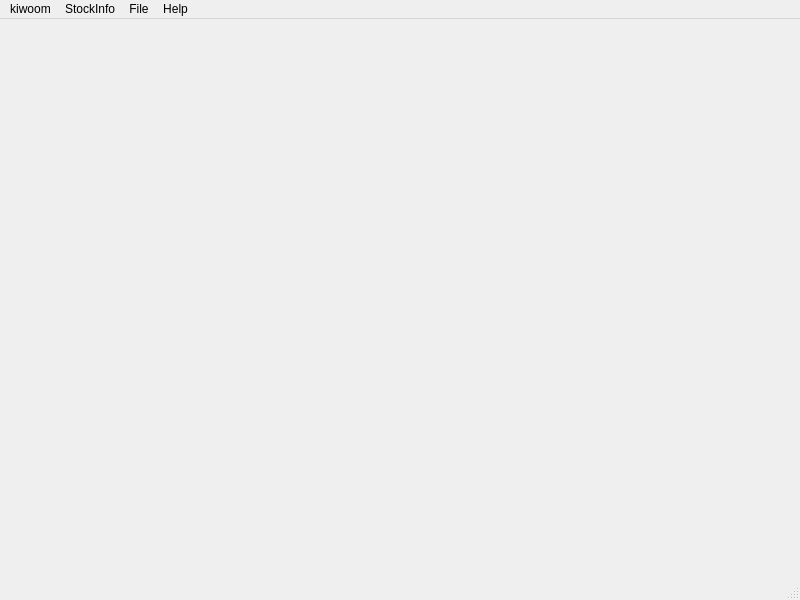
<?xml version="1.0" encoding="UTF-8"?>
<ui version="4.0">
 <class>MainWindow</class>
 <widget class="QMainWindow" name="MainWindow">
  <property name="geometry">
   <rect>
    <x>0</x>
    <y>0</y>
    <width>800</width>
    <height>600</height>
   </rect>
  </property>
  <property name="windowTitle">
   <string>MainWindow</string>
  </property>
  <widget class="QWidget" name="centralwidget"/>
  <widget class="QMenuBar" name="menubar">
   <property name="geometry">
    <rect>
     <x>0</x>
     <y>0</y>
     <width>800</width>
     <height>21</height>
    </rect>
   </property>
   <widget class="QMenu" name="menutype">
    <property name="title">
     <string>kiwoom</string>
    </property>
    <addaction name="action"/>
    <addaction name="separator"/>
    <addaction name="action_3"/>
    <addaction name="action_4"/>
    <addaction name="action_5"/>
    <addaction name="action_6"/>
    <addaction name="action_7"/>
   </widget>
   <widget class="QMenu" name="menuStockInfo">
    <property name="title">
     <string>StockInfo</string>
    </property>
    <addaction name="action_8"/>
    <addaction name="action_9"/>
   </widget>
   <widget class="QMenu" name="menuFile">
    <property name="title">
     <string>File</string>
    </property>
    <addaction name="actionExit"/>
    <addaction name="actionnewWindow"/>
   </widget>
   <widget class="QMenu" name="menuHelp">
    <property name="title">
     <string>Help</string>
    </property>
    <addaction name="actionPlatform"/>
   </widget>
   <addaction name="menutype"/>
   <addaction name="menuStockInfo"/>
   <addaction name="menuFile"/>
   <addaction name="menuHelp"/>
  </widget>
  <widget class="QStatusBar" name="statusbar"/>
  <action name="action">
   <property name="text">
    <string>접속하기</string>
   </property>
  </action>
  <action name="action_3">
   <property name="text">
    <string>접속상태</string>
   </property>
  </action>
  <action name="action_4">
   <property name="text">
    <string>정보보기</string>
   </property>
  </action>
  <action name="action_5">
   <property name="text">
    <string>예수금조회</string>
   </property>
  </action>
  <action name="action_6">
   <property name="text">
    <string>계좌잔고조회</string>
   </property>
  </action>
  <action name="action_7">
   <property name="text">
    <string>미체결내역조회</string>
   </property>
  </action>
  <action name="action_8">
   <property name="text">
    <string>외국인 한도 소진율</string>
   </property>
  </action>
  <action name="action_9">
   <property name="text">
    <string>제무제표</string>
   </property>
  </action>
  <action name="actionExit">
   <property name="text">
    <string>Exit</string>
   </property>
  </action>
  <action name="actionnewWindow">
   <property name="text">
    <string>newWindow</string>
   </property>
  </action>
  <action name="actionPlatform">
   <property name="text">
    <string>Platform</string>
   </property>
  </action>
 </widget>
 <resources/>
 <connections/>
</ui>
